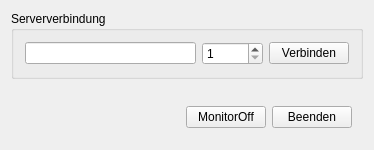
<?xml version="1.0" encoding="UTF-8"?>
<ui version="4.0">
 <class>ConfigurationWidget</class>
 <widget class="QWidget" name="ConfigurationWidget">
  <property name="geometry">
   <rect>
    <x>0</x>
    <y>0</y>
    <width>374</width>
    <height>139</height>
   </rect>
  </property>
  <property name="sizePolicy">
   <sizepolicy hsizetype="MinimumExpanding" vsizetype="Minimum">
    <horstretch>0</horstretch>
    <verstretch>0</verstretch>
   </sizepolicy>
  </property>
  <property name="windowTitle">
   <string>ConfigurationWidget</string>
  </property>
  <property name="windowIcon">
   <iconset resource="res.qrc">
    <normaloff>:/icons/icons/info.png</normaloff>:/icons/icons/info.png</iconset>
  </property>
  <layout class="QVBoxLayout" name="verticalLayout">
   <item>
    <widget class="QGroupBox" name="groupBox">
     <property name="sizePolicy">
      <sizepolicy hsizetype="Preferred" vsizetype="Fixed">
       <horstretch>0</horstretch>
       <verstretch>0</verstretch>
      </sizepolicy>
     </property>
     <property name="title">
      <string>Serververbindung</string>
     </property>
     <layout class="QHBoxLayout" name="horizontalLayout_2">
      <item>
       <widget class="QLineEdit" name="host"/>
      </item>
      <item>
       <widget class="QSpinBox" name="port">
        <property name="minimum">
         <number>1</number>
        </property>
        <property name="maximum">
         <number>65000</number>
        </property>
       </widget>
      </item>
      <item>
       <widget class="QPushButton" name="btnConnect">
        <property name="text">
         <string>Verbinden</string>
        </property>
        <property name="icon">
         <iconset resource="res.qrc">
          <normaloff>:/icons/icons/accept.png</normaloff>:/icons/icons/accept.png</iconset>
        </property>
       </widget>
      </item>
     </layout>
    </widget>
   </item>
   <item>
    <spacer name="verticalSpacer">
     <property name="orientation">
      <enum>Qt::Vertical</enum>
     </property>
     <property name="sizeType">
      <enum>QSizePolicy::MinimumExpanding</enum>
     </property>
     <property name="sizeHint" stdset="0">
      <size>
       <width>20</width>
       <height>10</height>
      </size>
     </property>
    </spacer>
   </item>
   <item>
    <widget class="QFrame" name="frame_2">
     <property name="sizePolicy">
      <sizepolicy hsizetype="Preferred" vsizetype="Fixed">
       <horstretch>0</horstretch>
       <verstretch>0</verstretch>
      </sizepolicy>
     </property>
     <layout class="QHBoxLayout" name="horizontalLayout">
      <item>
       <spacer name="horizontalSpacer">
        <property name="orientation">
         <enum>Qt::Horizontal</enum>
        </property>
        <property name="sizeHint" stdset="0">
         <size>
          <width>40</width>
          <height>20</height>
         </size>
        </property>
       </spacer>
      </item>
      <item>
       <widget class="QPushButton" name="btnMonitorOff">
        <property name="text">
         <string>MonitorOff</string>
        </property>
       </widget>
      </item>
      <item>
       <widget class="QPushButton" name="btnExit">
        <property name="text">
         <string>Beenden</string>
        </property>
        <property name="icon">
         <iconset>
          <normaloff>:/icons/icons/process_remove.png</normaloff>:/icons/icons/process_remove.png</iconset>
        </property>
       </widget>
      </item>
     </layout>
    </widget>
   </item>
  </layout>
 </widget>
 <layoutdefault spacing="6" margin="11"/>
 <resources>
  <include location="res.qrc"/>
 </resources>
 <connections/>
</ui>
